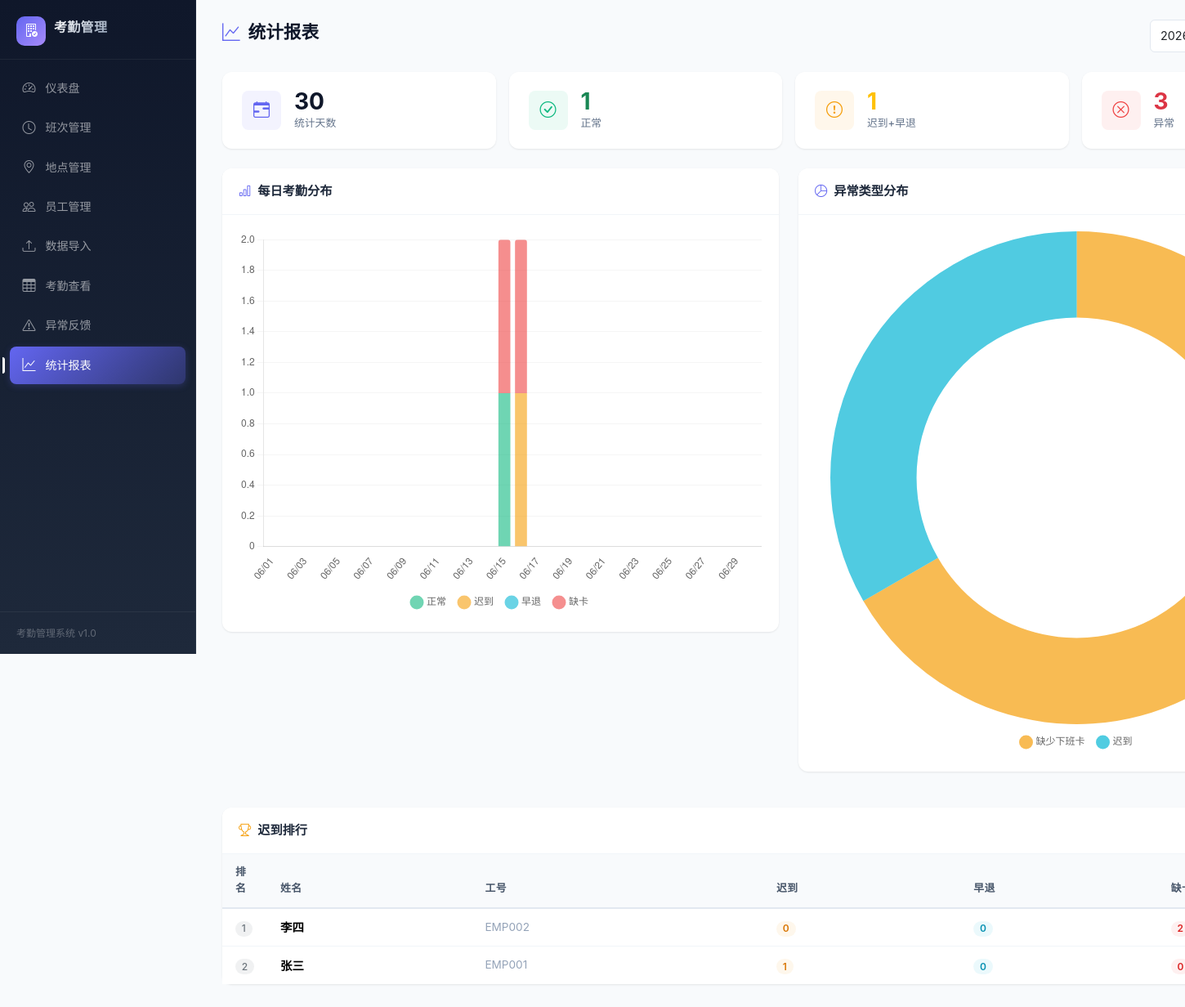
The page /statistics on the database as committed earlier.
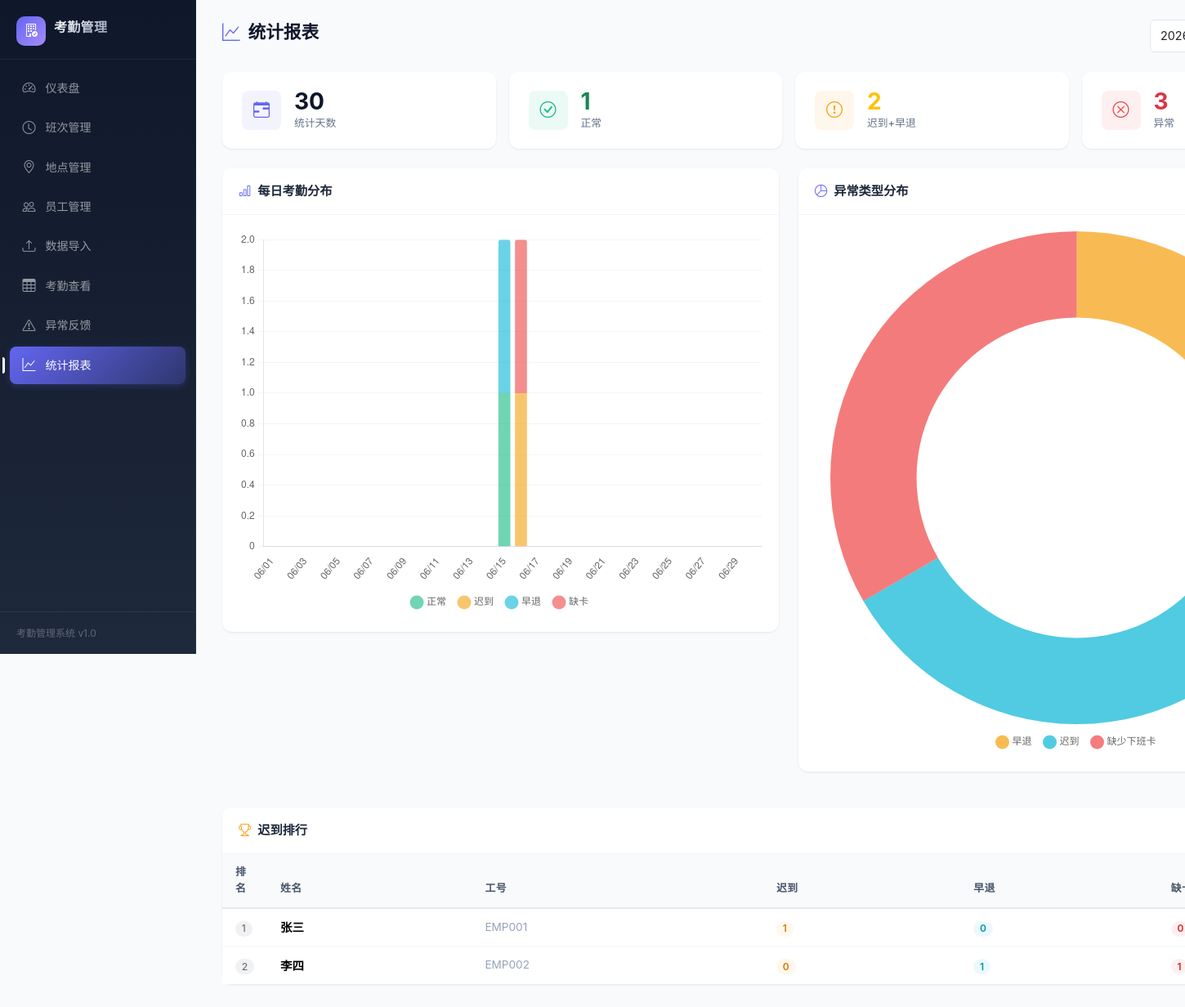
The same page on the database as committed later.
### models.py (models this page shows, shortened)
class Attendance(db.Model):
    __tablename__ = 'attendance'
    id = db.Column(db.Integer, primary_key=True)
    employee_id = db.Column(db.String(32), db.ForeignKey('employees.employee_id'), nullable=False, index=True)
    employee_name = db.Column(db.String(64), nullable=False)
    date = db.Column(Date, nullable=False, index=True)
    shift_id = db.Column(db.Integer, db.ForeignKey('shifts.id'), nullable=True)
    location_id = db.Column(db.Integer, db.ForeignKey('locations.id'), nullable=True)
    punch_in = db.Column(DateTime, nullable=True)
    punch_out = db.Column(DateTime, nullable=True)
    status = db.Column(db.String(32), default='normal')
    is_anomaly = db.Column(Boolean, default=False)
    clerk_remark = db.Column(Text, default='')
    shift = db.relationship('Shift', backref='attendances')
    employee = db.relationship('Employee', backref='attendances')
    location = db.relationship('Location', backref='attendances')
    __table_args__ = (
        db.UniqueConstraint('employee_id', 'date', name='uq_employee_date'),
    )

### main.py (the view)
@main_bp.route('/statistics')
def statistics():
    month_str = request.args.get('month', today.strftime('%Y-%m'))
    try:
        year, month = map(int, month_str.split('-'))
    except ValueError:
        year, month = today.year, today.month
    days = get_month_dates(year, month)
    months = get_month_list()
    atts = Attendance.query.filter(
        Attendance.date.between(days[0], days[-1])
    ).all()
    normal = sum(1 for a in atts if a.status == 'normal')
    late = sum(1 for a in atts if a.status in ('late', 'both'))
    early_leave = sum(1 for a in atts if a.status == 'early_leave')
    missed = sum(1 for a in atts if a.status in ('no_punch_in', 'no_punch_out', 'absent'))
    anomaly = sum(1 for a in atts if a.is_anomaly)
    summary = {
        'total_days': len(days),
        'normal': normal,
        'late': late,
        'early_leave': early_leave,
        'missed': missed,
        'anomaly': anomaly,
    }
    stats = {}
    for a in atts:
        if a.employee_id not in stats:
            stats[a.employee_id] = {
                'name': a.employee_name,
                'employee_id': a.employee_id,
                'late': 0, 'early_leave': 0, 'missed': 0
            }
        s = stats[a.employee_id]
        if a.status in ('late', 'both'):
            s['late'] += 1
        if a.status == 'early_leave':
            s['early_leave'] += 1
        if a.status in ('no_punch_in', 'no_punch_out', 'absent'):
            s['missed'] += 1
    stats_list = sorted(stats.values(), key=lambda x: -(x['late'] + x['missed']))
    import json
    chart_labels = []
    chart_normal = []
    chart_late = []
    chart_early = []
    chart_missed = []
    for d in days:
        ds = d.strftime('%m/%d')
        day_atts = [a for a in atts if a.date == d]
        chart_labels.append(ds)
        chart_normal.append(sum(1 for a in day_atts if a.status == 'normal'))
        chart_late.append(sum(1 for a in day_atts if a.status in ('late', 'both')))
        chart_early.append(sum(1 for a in day_atts if a.status == 'early_leave'))
        chart_missed.append(sum(1 for a in day_atts if a.status in ('no_punch_in', 'no_punch_out', 'absent')))
    pie = {}
    for a in atts:
        if a.is_anomaly:
            cn = STATUS_CN.get(a.status, a.status)
            pie[cn] = pie.get(cn, 0) + 1
    chart_data = {
        'labels': json.dumps(chart_labels, ensure_ascii=False),
        'normal': json.dumps(chart_normal),
        'late': json.dumps(chart_late),
        'early_leave': json.dumps(chart_early),
        'missed': json.dumps(chart_missed),
        'anomaly_labels': json.dumps(list(pie.keys()), ensure_ascii=False),
        'anomaly_values': json.dumps(list(pie.values())),
    }
    return render_template('statistics/list.html', stats=stats_list,
                           summary=summary, chart_data=chart_data,
                           months=months, current_month=month_str,
                           all_columns=STATISTICS_COLUMNS)

### main.py (called while the page is built)
@main_bp.context_processor
def inject_today():
    return {'today': today}

def get_month_dates(year, month):
    import calendar
    _, last_day = calendar.monthrange(year, month)
    return [date(year, month, d) for d in range(1, last_day + 1)]

def get_month_list(n=6):
    months = []
    y, m = today.year, today.month
    for _ in range(n):
        months.append(f'{y}-{m:02d}')
        m -= 1
        if m == 0:
            m = 12
            y -= 1
    return months

### templates/statistics/list.html (shortened to what the changed rows need)
{% extends "base.html" %}
{% set active_page = 'statistics' %}
{% block content %}
<div class="stat-row">
    <div class="stat-card">
        <div class="stat-body">
            <div class="number text-warning">{{ summary.late + summary.early_leave }}</div>
            <div class="label">迟到+早退</div>
        </div>
    </div>
</div>
<div class="row g-4 mb-4">
    <div class="col-md-6">
        <div class="card">
            <div class="card-body">
                <canvas id="attendanceChart" height="220"></canvas>
            </div>
        </div>
    </div>
    <div class="col-md-6">
        <div class="card">
            <div class="card-body">
                <canvas id="anomalyChart" height="220"></canvas>
            </div>
        </div>
    </div>
</div>
<div class="card">
    <div class="card-body p-0">
        <div class="table-responsive">
            <table class="table mb-0">
                <thead>
                    <tr>
                        <th style="width:50px;">排名</th>
                        <th>姓名</th>
                        <th>工号</th>
                        <th>迟到</th>
                        <th>早退</th>
                        <th>缺卡</th>
                    </tr>
                </thead>
                <tbody>
                    {% for s in stats %}
                    <tr>
                        <td><span class="badge bg-secondary bg-opacity-10 text-secondary">{{ loop.index }}</span></td>
                        <td><strong>{{ s.name }}</strong></td>
                        <td style="color:var(--gray-400);font-size:.85rem;">{{ s.employee_id }}</td>
                        <td><span class="badge badge-late-count">{{ s.late }}</span></td>
                        <td><span class="badge badge-early-count">{{ s.early_leave }}</span></td>
                        <td><span class="badge badge-missed-count">{{ s.missed }}</span></td>
                    </tr>
                    {% else %}
                    <tr><td colspan="6" class="text-center text-muted py-4">暂无数据</td></tr>
                    {% endfor %}
                </tbody>
            </table>
        </div>
    </div>
</div>
{% block scripts %}
<script>
new Chart(document.getElementById('attendanceChart'), {
    type: 'bar',
    data: {
        labels: {{ chart_data.labels|safe }},
        datasets: [
            { label: '正常', data: {{ chart_data.normal|safe }}, backgroundColor: 'rgba(16,185,129,.6)', borderRadius: 3 },
            { label: '迟到', data: {{ chart_data.late|safe }}, backgroundColor: 'rgba(245,158,11,.6)', borderRadius: 3 },
            { label: '早退', data: {{ chart_data.early_leave|safe }}, backgroundColor: 'rgba(6,182,212,.6)', borderRadius: 3 },
            { label: '缺卡', data: {{ chart_data.missed|safe }}, backgroundColor: 'rgba(239,68,68,.6)', borderRadius: 3 },
        ]
    },
    options: {
        responsive: true,
        plugins: { legend: { position: 'bottom', labels: { usePointStyle: true, padding: 16 } } },
        scales: {
            x: { stacked: true, grid: { display: false } },
            y: { stacked: true, beginAtZero: true, grid: { color: 'rgba(0,0,0,.04)' } }
        }
    }
});
new Chart(document.getElementById('anomalyChart'), {
    type: 'doughnut',
    data: {
        labels: {{ chart_data.anomaly_labels|safe }},
        datasets: [{
            data: {{ chart_data.anomaly_values|safe }},
            backgroundColor: ['rgba(245,158,11,.7)', 'rgba(6,182,212,.7)', 'rgba(239,68,68,.7)', 'rgba(139,92,246,.7)'],
            borderWidth: 0,
        }]
    },
    options: {
        responsive: true,
        plugins: { legend: { position: 'bottom', labels: { usePointStyle: true, padding: 16 } } },
        cutout: '65%',
    }
});
</script>
{% endblock %}
{% endblock %}

Rows that differ between the two databases and show on the page:
shown differently, row unchanged: Attendance "张三": moves up the list
changed Attendance "李四": early_leave "0" → "1"; missed "2" → "1"
Other text that changed with them:
{{ summary.late + summary.early_leave }}: "1" → "2"
chart data {{ chart_data.early_leave|safe }}: [0, 0, 0, 0, 0, 0, 0, 0, 0, 0, 0, 0, 0, 0, 0, 0, 0, 0, 0, 0, 0, 0, 0, 0, 0, 0, 0, 0, 0, 0], [0, 0, 0, 0, 0, 0, 0, 0, 0, 0, 0, 0, 0, 0, 0, 0, 0, 0, 0, 0, 0, 0, 0, 0, 0, 0, 0, 0, 0, 0] → [0, 0, 0, 0, 0, 0, 0, 0, 0, 0, 0, 0, 0, 0, 1, 0, 0, 0, 0, 0, 0, 0, 0, 0, 0, 0, 0, 0, 0, 0], [0, 0, 0, 0, 0, 0, 0, 0, 0, 0, 0, 0, 0, 0, 1, 0, 0, 0, 0, 0, 0, 0, 0, 0, 0, 0, 0, 0, 0, 0]
chart data {{ chart_data.missed|safe }}: [0, 0, 0, 0, 0, 0, 0, 0, 0, 0, 0, 0, 0, 0, 1, 1, 0, 0, 0, 0, 0, 0, 0, 0, 0, 0, 0, 0, 0, 0], [0, 0, 0, 0, 0, 0, 0, 0, 0, 0, 0, 0, 0, 0, 1, 1, 0, 0, 0, 0, 0, 0, 0, 0, 0, 0, 0, 0, 0, 0] → [0, 0, 0, 0, 0, 0, 0, 0, 0, 0, 0, 0, 0, 0, 0, 1, 0, 0, 0, 0, 0, 0, 0, 0, 0, 0, 0, 0, 0, 0], [0, 0, 0, 0, 0, 0, 0, 0, 0, 0, 0, 0, 0, 0, 0, 1, 0, 0, 0, 0, 0, 0, 0, 0, 0, 0, 0, 0, 0, 0]
chart data {{ chart_data.anomaly_values|safe }}: [2, 1], [2, 1] → [1, 1, 1], [1, 1, 1]
